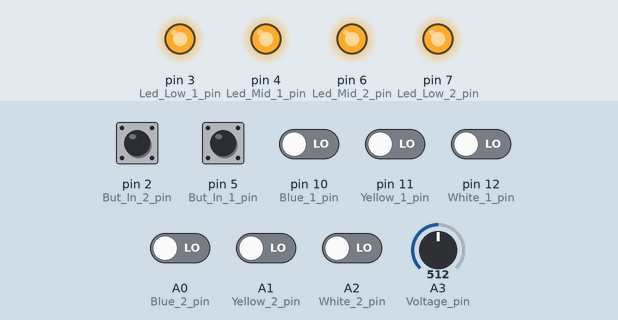
Simulated run of this sketch. Board: Arduino Nano, built with avr-gcc and run on an emulated ATmega328P. Shown: output pins drawn as LEDs (lit = HIGH). Dashed ring = blinking. Inputs (shaded band) come from the test bench; at power-on: A0 (Blue_2_pin), A1 (Yellow_2_pin), A2 (White_2_pin), pin 2 (But_In_2_pin), pin 5 (But_In_1_pin), pin 10 (Blue_1_pin), pin 11 (Yellow_1_pin), pin 12 (White_1_pin) LOW, A3 (Voltage_pin) = 512. Pins used as bus, display or sensor lines are not drawn.

Above: at 1.2 s.
1.3 s: pin 10 (Blue_1_pin) driven HIGH
At 1.45 s:
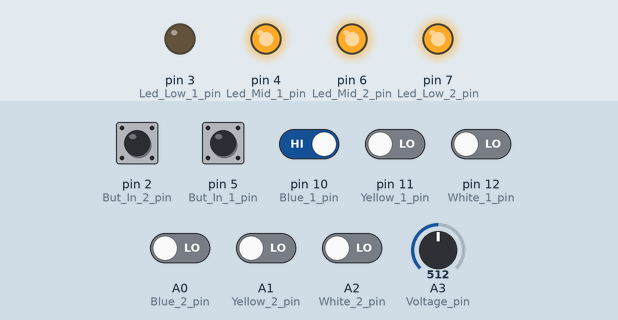
At 2.0 s:
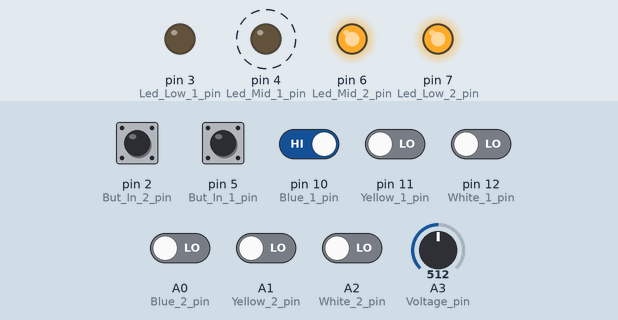
4.3 s: A0 (Blue_2_pin) driven HIGH
At 5.8 s:
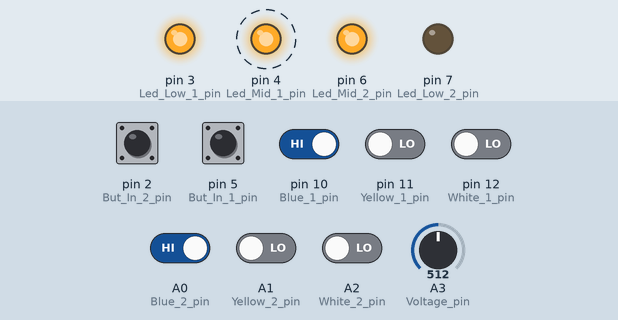
7.3 s: A0 (Blue_2_pin) driven LOW
10.3 s: A1 (Yellow_2_pin) driven HIGH
Timing chart, 0 to 14.3 s (numbered marks = the images above; inputs shaded):
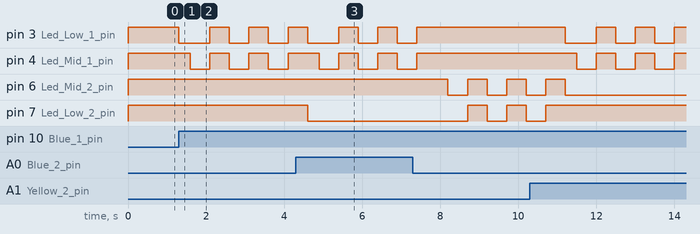

Measured:
- after the input at 1.3 s, pin 3 (Led_Low_1_pin): HIGH → LOW at once, then repeats every 1.0 s: HIGH 0.50 s, LOW 0.50 s; pin 4 (Led_Mid_1_pin): alternates HIGH for 0.50 s and LOW for 0.50 s, starting after 0.30 s
- after the input at 4.3 s, pin 7 (Led_Low_2_pin): HIGH → LOW after 0.30 s

The sketch:

podogrev_V1_1.ino
```cpp
//V 1.1 - добавил проверку потребления тока подогрева водителя

/* Китайские подогревы подача питания на каждый мат - 12В
1е-нажатие 100% Ток 1ого мата-1,2А
2е-нажатие частота сигнала 95Гц заполнение ШИМ 64% Ток 1ого мата-0.8
3е-нажатие частота сигнала 95Гц заполнение ШИМ 35% Ток 1ого мата-0.4

Включение Ардуино когда включен Замок зажигания (ACC +12V подано на блок подогрева)
  Включение подогрева:
    На выходы D9 или D13 +5V (включение подогрева подтягивание к GND на минимум 45мс)
    Выкл  - выходы D4,D3 и D7,D6 - включены (подтянуты к +5V) (лампочки не горят)
    1е нажатие Мах - вход D9 или D13 подтягивается к GND на 75мс,
          выходы D4,D3 или D7,D6 - выключены - подтянуты к GND (лампочки горят)
    2е нажатие Mid - вход D9 или D13 подтягивается к GND на 75мс,
          выходы D4 или D6 - выключены - подтянуты к GND (лампочки горят)
    3е нажатие Low - вход D9 или D13 подтягивается к GND на 75мс,
          выходы D3 или D7 - выключены - подтянуты к GND (лампочки горят)
    Двойной клик по кнопке - Выключаем подогрев

    Долгое нажатие на Кнопку (D5 или D2), вклчить режим Max после включения Ардуино через 11 мин (авто прогрев) или выключить режм
          Ответ - мигание D4,D3 или D7, D6 - 3 мигания при вкл, 2 мигания при выкл
          Вкл или Выкл проверять по регистру в EEROM Регистр 0 - для водителя, 1-для пассажира (значение 1-вкл, 0-выкл)

    Проверка питания борт сети - если напряжение меньше  12,5В, отключить подогрев - мигание 2раза
    Проверка потребления тока подогрева водителя - если ток при включении меньше 0.2А или больше 6А, отключить подогрев - мигание 3раза
Разъем питание основной платы
01 - габариты
02 - +12V
03 - +12V
04 - ACC замок зажигания
05 - GND
06 - + обогрева пассажира
07 - + обогрева водителя

Распайка
Arduino   RS232   на кнопку
    D5    - 1       - 9       - кнопка водителя (черный) (добавить R10k на GND)
    D4    - 2       - 10      - mid водителя (желтый)
    D3    - 3       - 11      - low водителя (зеленый)
    D2    - 4       - 3       - кнопка пассажира (черный) (добавить R10k на GND)
    gnd   - 5       - 1       - gnd (черный)
    D7    - 6       - 5       - low пассажира (желтый)
    D6    - 7       - 4       - mid пассажира (зеленый)
          - 8       - 12      - +5V
          - 9       - 7       - габариты + 12V (желтый) (№1 или №2 на плате)
    A3    - делитель напряжения (10к-3.3к) 10к на +12V разъема плты 3,3к на GND разъема платы
    D9    - кнопка водителя (коричневый №11 на плате)
    D10   - синий водителя (№10 на плате)
    D11   - желтый водителя (№9 на плате)
    D12   - белый водителя (№8 на плате)
    D13   - кнопка пассажира (коричневый №7 на плате)
    A0    - синий пассажира (№6 на плате)
    A1    - желтый пассажира (№5 на плате)
    A2    - белый пассажира (№4 на плате)
	  A6	  - OUT измерителя тока ACS712
    GND   - GND c платы (черный 3 или 12 на плате)
    RAW   - +5V питание (с С3 на плате ближе к С1)

	Разорвать питание подогрева водителя, в разрыв добавить измеритель тока
*/

#include <EEPROM.h>

//Входные
#define But_In_1_pin 5 // Сигнал c кнопки водителя (с кнопок)   - +5V - D5
#define But_In_2_pin 2 // Сигнал c кнопки пассажира (с кнопок)  - +5V - D2
#define Voltage_pin A3 // Напряжение сети                       - +0-5V - A3
#define Current_1_pin A6 // Ток подогрева водителя             - +0-+5V - A6
#define Yellow_1_pin 11 // Желтый Сигнал с платы (водителя)     - +5V - D11
#define White_1_pin 12 // Белый Сигнал с платы (водителя)       - +5V - D12
#define Blue_1_pin 10 // Синий Сигнал с платы (водителя)        - +5V - D10
#define Yellow_2_pin A1 // Желтый Сигнал с платы (пассажир)     - +5V - A1
#define White_2_pin A2 // Белый Сигнал с платы (пассажир)       - +5V - A2
#define Blue_2_pin A0 // Синий Сигнал с платы (пассажир)        - +5V - A0

//Выходные
#define Led_Low_1_pin 3//Лампочка Low водителя (на кнопки)      - GND - D3
#define Led_Mid_1_pin 4//Лампочка Mid водителя (на кнопки)      - GND - D4
#define Led_Low_2_pin 7//Лампочка Low пассажира (на кнопки)     - GND - D7
#define Led_Mid_2_pin 6//Лампочка Mid пассажира (на кнопки)     - GND - D6
#define Power_Out_1_pin 9//Вкл подогрев водителя на плату       - GND - D9
#define Power_Out_2_pin 13//Вкл подогрев пассажира на плату     - GND - D13

#define Time_Start 660000//Задержка авто включения мСек 11мин=660 000
#define Time_drebezg 100 // 0.1 сек дребезг контакта
#define Time_UpKey 500 // 0,5 сек максимальное время двух щелчков
#define Time_LongPush 5000 //удержание кнопки

#define k_volt 4.13//Коэфициент делителя напряжения
#define num_Srednee 200// число точек для определния среднего значения
#define max_current 5.0// Максимальное значение тока отключения
#define min_current 0.2// Минимальное значение тока отключения


int8_t Power[2]={0,0}; //Мощьность прогрева 0-выкл, 1-100%, 2-75%, 3-50%
byte Satr_Progrev[2]={0,0};//байт из памяти вкл автовлючение или нет
bool Ferst_Start=1; //Флаг что включили первый раз
bool Progrev_On=0; // флаг что нагрев включали
unsigned long timing=0; // переменная хранения задержки времени автовключения

void setup() {
 //Входные
  pinMode(But_In_1_pin, INPUT);
  pinMode(But_In_2_pin, INPUT);
  pinMode(Voltage_pin, INPUT);
  pinMode(Yellow_1_pin, INPUT);
  pinMode(White_1_pin, INPUT);
  pinMode(Blue_1_pin, INPUT);
  pinMode(Yellow_2_pin, INPUT);
  pinMode(White_2_pin, INPUT);
  pinMode(Blue_2_pin, INPUT);

  //Выходные
  pinMode(Led_Low_1_pin, OUTPUT);
  pinMode(Led_Mid_1_pin, OUTPUT);
  digitalWrite(Led_Low_1_pin,true);
  digitalWrite(Led_Mid_1_pin,true);
  pinMode(Led_Low_2_pin, OUTPUT);
  digitalWrite(Led_Low_2_pin,true);
  digitalWrite(Led_Mid_2_pin,true);
  pinMode(Led_Mid_2_pin, OUTPUT);
  pinMode(Power_Out_1_pin, OUTPUT);
  digitalWrite(Power_Out_1_pin,true);
  pinMode(Power_Out_2_pin, OUTPUT);
  digitalWrite(Power_Out_2_pin,true);

  Satr_Progrev[0]=EEPROM.read(0);
  Satr_Progrev[1]=EEPROM.read(1);
//Serial.begin(9600);
}

uint32_t mil_press=0;//время нажатия кнопки
uint8_t num_blink[2]={0,0};
bool Led_ON[2]={0,0};

void loop() {
  if (Ferst_Start){
    // если первое включение
    if ((Satr_Progrev[0]==1||Satr_Progrev[1]==1)&&!Progrev_On){
      //Если автопрогрев и не трогали прогрев, включить после задержки
      if (millis()> Time_Start){
        if (Satr_Progrev[0]==1){
          Push_Short(0);
        }
        if (Satr_Progrev[1]==1){
          Push_Short(1);
        }
        Ferst_Start=false;
      }
    }
    else{
      Ferst_Start=false;
    }
  }

  Read_I_U(); //Проверка тока и напряжения

  // задержка на успевание обработать нажатие кнопок
  if (millis()-mil_press>10){
    Push_Key (0,digitalRead(But_In_1_pin));//еслнажали кнопку водителя
    Push_Key (1,digitalRead(But_In_2_pin));//еслнажали кнопку пассажира
    mil_press=millis();
  }
  Read_Led();
}
//__________________________________________________________________________________________________________
//Проверка тока и напряжения
uint32_t Current_val=0;//Значение с шунта
uint16_t Kol_Read=0;//Колличество чтений

void Read_I_U() {
  if (Power[0]!=0||Power[1]!=0){//если седухи включены
    float V_auto=(k_volt*5/1024)*analogRead(Voltage_pin);
//Serial.print ("  v_auto=");//для точного определения коэфициента делителя
//Serial.print (V_auto);
//Serial.print('\n');
    if (V_auto<12.5){
      // проверить питание если меньше 12.5В отключить
      if (Power[0]!=0){
        delay (75);//45 порог
        Push_2Clicks(0);
        delay (75);//45 порог
        Blink_led(0,2);// мигнуть 2 раза
      }
      if (Power[1]!=0){
        delay (75);//45 порог
        Push_2Clicks(1);
        delay (75);
        Blink_led(1,2);// мигнуть 2 раза
      }
    }
  }
  if (Power[0]!=0){//если седуха водителя включена

    Current_val+=analogRead(Current_1_pin);

    if (Kol_Read>=num_Srednee){
      Current_val=Current_val/num_Srednee;
      float I_auto=(((Current_val*5.0/1024.0)-2.5146)/0.189)/(-2.2);
//Serial.print(I_auto);
//Serial.print('\n');
      if (I_auto<min_current||I_auto>max_current){
          //Выключить
          delay (75);//45 порог
          Push_2Clicks(0);
          delay (75);//45 порог
          Blink_led(0,3);// мигнуть 2 раза
      }
      Current_val=0;
      Kol_Read=0;
    }
    else{
      Kol_Read++;
    }
  }
}
//__________________________________________________________________________________________________________
bool press_key[2]={0,0};   // Флажок нажатия кнопки
bool long_press[2]={0,0};  // Длинное нажатие
uint32_t last_press[2]={0,0};  // переменная хранит момента последнего нажатия на кнопку
uint32_t up_mils[2]={0,0};       // время между отпусканием кнопки
int8_t kol_Click[2]={0,0};   // колличество отпускний кнопки
// отсчлеживание нажатия кнопки
void Push_Key(int vod_pas,bool State_Key){

  if (State_Key&&!press_key[vod_pas]&&millis() - last_press[vod_pas] > Time_drebezg) {
    // нажатие
    press_key[vod_pas] = true;
    last_press[vod_pas] = millis();
  }

  if (State_Key && press_key[vod_pas] && !long_press[vod_pas]&& millis() - last_press[vod_pas] > Time_LongPush) {
    // удержание 5с
    long_press[vod_pas] = true;
    Push_Long(vod_pas);
  }

  if (!State_Key && press_key[vod_pas] && long_press[vod_pas]) {
    // отпушена после удержания
    press_key[vod_pas] = false;
    long_press[vod_pas] = false;
    last_press[vod_pas]=0;
  }

if (!State_Key && press_key[vod_pas] && !long_press[vod_pas]) {
    //отпущена после короткого нажатия
    press_key[vod_pas] = false; // отпустили кнопу для след фикс нажатия
    kol_Click[vod_pas]++;    // добавили клик
    if (kol_Click[vod_pas]==1)  {
      up_mils[vod_pas]=millis();// запомнили время отпускания
    }
  }

  if (kol_Click[vod_pas]==1&&millis()-up_mils[vod_pas]>Time_UpKey){
    // если с момента 1 клика прошло более 0,5с
    Push_Short(vod_pas); // короткое нажатие
    kol_Click[vod_pas]=0;
    Progrev_On=true;
  }
  if (kol_Click[vod_pas]==2){
     // если успели 2 клика
    Push_2Clicks(vod_pas);
    kol_Click[vod_pas]=0;
  }
}
//__________________________________________________________________________________________________________
//Короткое нажатие - Вкл прогрев
void Push_Short(int vod_pas) {
  if (vod_pas==0){
    digitalWrite(Power_Out_1_pin,false);
    delay (75);//45 порог
    digitalWrite(Power_Out_1_pin,true);
  }
  else{
    digitalWrite(Power_Out_2_pin,false);
    delay (75);//45 порог
    digitalWrite(Power_Out_2_pin,true);
  }
}
//__________________________________________________________________________________________________________
//Длинное нажатие - Вкл/Выкл автопрогрев
void Push_Long(int vod_pas) {

  byte val=EEPROM.read(vod_pas);//Текущее значение

  if (val==0){
    EEPROM.update(vod_pas,1);//Включить автонарев
    Blink_led(vod_pas,2);// мигнуть 3 раза
  }
  else{
    EEPROM.update(vod_pas,0);//Выключить автонагрев
    Blink_led(vod_pas,0);// мигнуть 1 раза
  }
}
//__________________________________________________________________________________________________________
// два щелчка Выкл подогрев
void Push_2Clicks(int vod_pas){
   while (Power[vod_pas]!=0){
    Push_Short(vod_pas);
    delay (75);
    Power[vod_pas]--;
   }
}
//__________________________________________________________________________________________________________
//Считать данные с платы
void Read_Led(){
  bool Data_Led_1[3]={0,0,0};
  bool Data_Led_2[3]={0,0,0};

  if (digitalRead(Yellow_1_pin)) Data_Led_1[0]=true;
  if (digitalRead(White_1_pin)) Data_Led_1[1]=true;
  if (digitalRead(Blue_1_pin)) Data_Led_1[2]=true;
  if (digitalRead(Yellow_2_pin)) Data_Led_2[0]=true;
  if (digitalRead(White_2_pin)) Data_Led_2[1]=true;
  if (digitalRead(Blue_2_pin)) Data_Led_2[2]=true;

  if (!Data_Led_1[0]&&!Data_Led_1[1]&&!Data_Led_1[2]){
    digitalWrite(Led_Low_1_pin,true);
    digitalWrite(Led_Mid_1_pin,true);
    Power[0]=0;
  }
  if (!Data_Led_2[0]&&!Data_Led_2[1]&&!Data_Led_2[2]){
    digitalWrite(Led_Low_2_pin,true);
    digitalWrite(Led_Mid_2_pin,true);
    Power[1]=0;
  }

  if (Data_Led_1[0]&&Data_Led_1[1]&&Data_Led_1[2]){
      digitalWrite(Led_Low_1_pin,true);
      digitalWrite(Led_Mid_1_pin,true);
      Power[0]=0;
  }
  if (Data_Led_2[0]&&Data_Led_2[1]&&Data_Led_2[2]){
      digitalWrite(Led_Low_2_pin,true);
      digitalWrite(Led_Mid_2_pin,true);
      Power[1]=0;
  }

  if (!Data_Led_1[0]&&Data_Led_1[1]&&!Data_Led_1[2]){
      digitalWrite(Led_Low_1_pin,false);
      digitalWrite(Led_Mid_1_pin,false);
      Power[0]=3;
  }
  if (!Data_Led_2[0]&&Data_Led_2[1]&&!Data_Led_2[2]){
      digitalWrite(Led_Low_2_pin,false);
      digitalWrite(Led_Mid_2_pin,false);
      Power[1]=3;
  }

  if (Data_Led_1[0]&&!Data_Led_1[1]&&!Data_Led_1[2]){
      digitalWrite(Led_Low_1_pin,true);
      digitalWrite(Led_Mid_1_pin,false);
      Power[0]=2;
  }
  if (Data_Led_2[0]&&!Data_Led_2[1]&&!Data_Led_2[2]){
      digitalWrite(Led_Low_2_pin,true);
      digitalWrite(Led_Mid_2_pin,false);
      Power[1]=2;
  }

  if (!Data_Led_1[0]&&!Data_Led_1[1]&&Data_Led_1[2]){
      digitalWrite(Led_Low_1_pin,false);
      digitalWrite(Led_Mid_1_pin,true);
      Power[0]=1;
  }
  if (!Data_Led_2[0]&&!Data_Led_2[1]&&Data_Led_2[2]){
      digitalWrite(Led_Low_2_pin,false);
      digitalWrite(Led_Mid_2_pin,true);
      Power[1]=1;
  }
}
//__________________________________________________________________________________________________________
//Мигание для обратной связи
void Blink_led(int vod_pas, int kol){
  for (int i=0; i<=kol; i++){
    if (vod_pas==0){
      digitalWrite(Led_Low_1_pin,false);
      digitalWrite(Led_Mid_1_pin,false);
      delay (500);
      digitalWrite(Led_Low_1_pin,true);
      digitalWrite(Led_Mid_1_pin,true);
      delay (500);
    }
    else{
      digitalWrite(Led_Low_2_pin,false);
      digitalWrite(Led_Mid_2_pin,false);
      delay (500);
      digitalWrite(Led_Low_2_pin,true);
      digitalWrite(Led_Mid_2_pin,true);
      delay (500);
    }
  }
}
```
